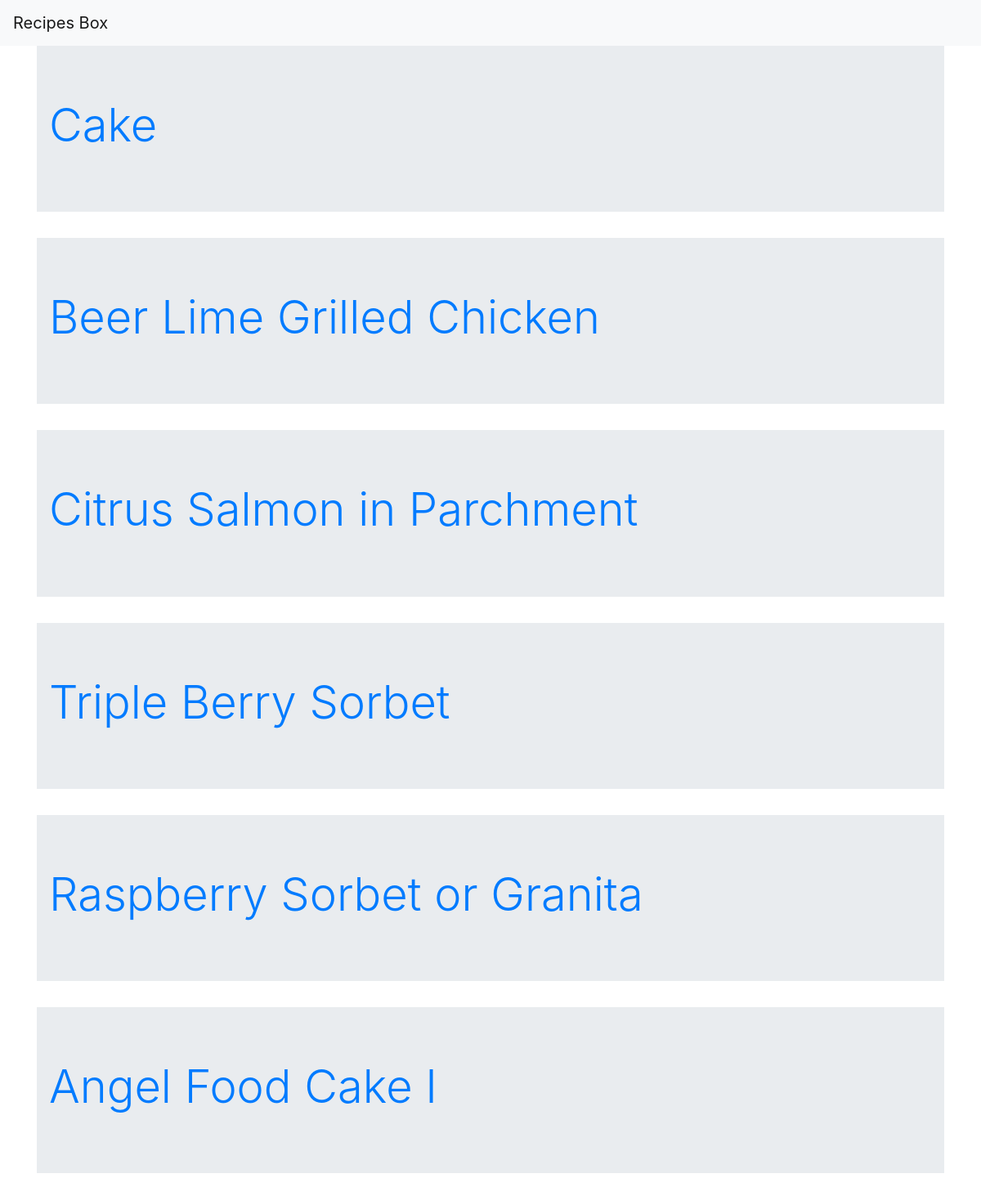
The page / on the database its author committed.
### recipe/models.py (models this page shows, shortened)
class Recipe(models.Model):
    author = models.ForeignKey(Author, on_delete=models.CASCADE)
    title = models.CharField(max_length=50)
    description = models.TextField()
    time_required = models.CharField(max_length=30)
    instructions = models.TextField(default="Instruction coming soon.")

### recipe/views.py (the view)
# urls.py: path('', views.index, name='index'),
def index(request):
    recipes = Recipe.objects.all()
    return render(request, 'recipe/home.html', {'recipes': recipes})

### recipe/templates/recipe/home.html
{% extends 'base.html' %} {% block content %}
 {% for recipe in recipes %}
<div class="jumbotron jumbotron-fluid">
  <div class="container">
    <h1 class="display-4">
      <a href="{% url 'recipes:recipe_detail' recipe.id %}">{{recipe.title}}</a>
    </h1>
  </div>
</div>
{% endfor %} {% endblock content %}

### rows shown on the page
Recipe: title "Cake"
Recipe: title "Beer Lime Grilled Chicken"
Recipe: title "Citrus Salmon in Parchment"
Recipe: title "Triple Berry Sorbet"
Recipe: title "Raspberry Sorbet or Granita"
Recipe: title "Angel Food Cake I"
